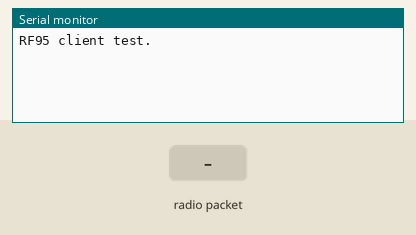
The sketch below on a simulated Arduino Uno, built with avr-gcc and run on an emulated ATmega328P. Parts: the last lines printed to the serial monitor. The inputs (shaded band) are chosen by the test bench. No radio packets arrive unless stated.

Above: at 1.2 s.
1.3 s: radio packet "1" arrives
At 1.6 s:
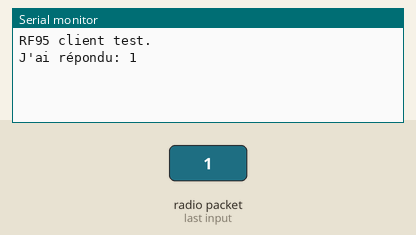
2.8 s: radio packet "0" arrives
At 4.0 s:
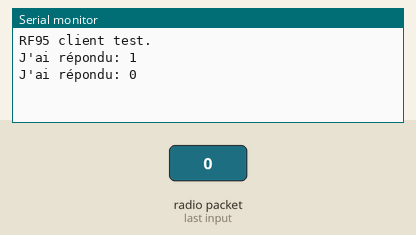
4.3 s: radio packet "2" arrives
At 5.3 s:
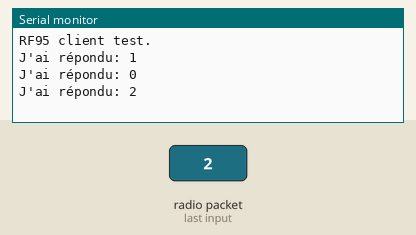

The sketch:

sketch_oct26a.ino
```cpp
#include <SoftwareSerial.h>
#include <RH_RF95.h>

SoftwareSerial ss(5, 6);
RH_RF95 rf95(ss);


void setup()
{
    Serial.begin(115200);
    Serial.println("RF95 client test.");

    if (!rf95.init())
    {
        Serial.println("init failed");
        while(1);
    }

    // Defaults after init are 434.0MHz, 13dBm, Bw = 125 kHz, Cr = 4/5, Sf = 128chips/symbol, CRC on

    // The default transmitter power is 13dBm, using PA_BOOST.
    // If you are using RFM95/96/97/98 modules which uses the PA_BOOST transmitter pin, then
    // you can set transmitter powers from 5 to 23 dBm:
    //rf95.setTxPower(13, false);

    rf95.setFrequency(434.0);
}

void loop()
{
    // Envoyer un message à rf95_server
    uint8_t data[] = "Hello World!";
    rf95.send(data, sizeof(data));

    rf95.waitPacketSent();

    // Maintenant, attendez une réponse
    uint8_t buf[RH_RF95_MAX_MESSAGE_LEN];
    uint8_t len = sizeof(buf);

    if(rf95.waitAvailableTimeout(3000))
    {
        if(rf95.recv(buf, &len))
        {
            Serial.print("J'ai répondu: ");
            Serial.println((char*)buf);
        }
        else
        {
            Serial.println("recv failed");
        }
    }
    else
    {
        Serial.println("Pas de réponse, est-ce que rf95_server est en cours d'exécution?");
    }

    delay(1000);
}
```

Measured:
- after the input at 1.3 s, the serial monitor: prints a new line at once (image 1)
- after the input at 2.8 s, the serial monitor: prints a new line at once (image 2)
- after the input at 4.3 s, the serial monitor: prints a new line at once (image 3)
